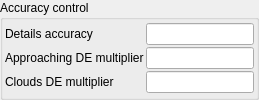
               <widget class="QGroupBox" name="groupBox">
                <property name="title">
                 <string>Accuracy control</string>
                </property>
                <layout class="QVBoxLayout" name="verticalLayout_14">
                 <property name="leftMargin">
                  <number>2</number>
                 </property>
                 <property name="topMargin">
                  <number>2</number>
                 </property>
                 <property name="rightMargin">
                  <number>2</number>
                 </property>
                 <property name="bottomMargin">
                  <number>2</number>
                 </property>
                 <item>
                  <layout class="QGridLayout" name="gridLayout_22">
                   <property name="spacing">
                    <number>2</number>
                   </property>
                   <item row="1" column="1">
                    <widget class="MyLineEdit" name="logedit_clouds_DE_approaching">
                     <property name="toolTip">
                      <string>Step size for distance estimation when approaching the clouds; lower values increase accuracy but reduce performance.</string>
                     </property>
                    </widget>
                   </item>
                   <item row="0" column="0">
                    <widget class="QLabel" name="label_128">
                     <property name="text">
                      <string>Details accuracy</string>
                     </property>
                    </widget>
                   </item>
                   <item row="0" column="1">
                    <widget class="MyLineEdit" name="logedit_clouds_detail_accuracy">
                     <property name="toolTip">
                      <string>Controls the rendering accuracy for fine details in the clouds; higher values improve detail but increase render time.</string>
                     </property>
                    </widget>
                   </item>
                   <item row="1" column="0">
                    <widget class="QLabel" name="label_129">
                     <property name="text">
                      <string>Approaching DE multiplier</string>
                     </property>
                    </widget>
                   </item>
                   <item row="2" column="0">
                    <widget class="QLabel" name="label_130">
                     <property name="text">
                      <string>Clouds DE multiplier</string>
                     </property>
                    </widget>
                   </item>
                   <item row="2" column="1">
                    <widget class="MyLineEdit" name="logedit_clouds_DE_multiplier">
                     <property name="toolTip">
                      <string>Multiplier for the distance estimation step size in clouds rendering. Increasing this value can speed up rendering but may reduce accuracy and detail in cloud boundaries. Lower values provide more precise results at the cost of performance.</string>
                     </property>
                    </widget>
                   </item>
                  </layout>
                 </item>
                </layout>
               </widget>
